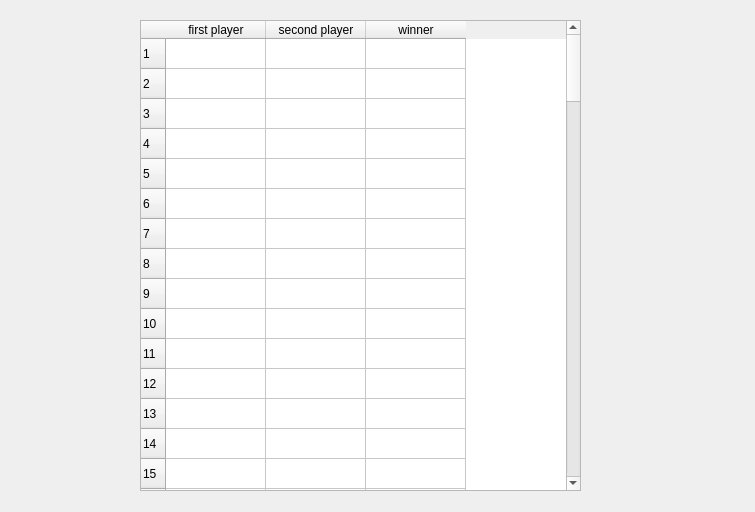
<?xml version="1.0" encoding="UTF-8"?>
<ui version="4.0">
 <class>GameHistoryDialog</class>
 <widget class="QDialog" name="GameHistoryDialog">
  <property name="geometry">
   <rect>
    <x>0</x>
    <y>0</y>
    <width>755</width>
    <height>512</height>
   </rect>
  </property>
  <property name="windowTitle">
   <string>Game history</string>
  </property>
  <widget class="QTableWidget" name="tableWidget_history">
   <property name="geometry">
    <rect>
     <x>140</x>
     <y>20</y>
     <width>441</width>
     <height>471</height>
    </rect>
   </property>
   <property name="editTriggers">
    <set>QAbstractItemView::NoEditTriggers</set>
   </property>
   <property name="selectionBehavior">
    <enum>QAbstractItemView::SelectRows</enum>
   </property>
   <property name="rowCount">
    <number>100</number>
   </property>
   <property name="columnCount">
    <number>3</number>
   </property>
   <attribute name="horizontalHeaderVisible">
    <bool>true</bool>
   </attribute>
   <attribute name="horizontalHeaderCascadingSectionResizes">
    <bool>false</bool>
   </attribute>
   <row/>
   <row/>
   <row/>
   <row/>
   <row/>
   <row/>
   <row/>
   <row/>
   <row/>
   <row/>
   <row/>
   <row/>
   <row/>
   <row/>
   <row/>
   <row/>
   <row/>
   <row/>
   <row/>
   <row/>
   <row/>
   <row/>
   <row/>
   <row/>
   <row/>
   <row/>
   <row/>
   <row/>
   <row/>
   <row/>
   <row/>
   <row/>
   <row/>
   <row/>
   <row/>
   <row/>
   <row/>
   <row/>
   <row/>
   <row/>
   <row/>
   <row/>
   <row/>
   <row/>
   <row/>
   <row/>
   <row/>
   <row/>
   <row/>
   <row/>
   <row/>
   <row/>
   <row/>
   <row/>
   <row/>
   <row/>
   <row/>
   <row/>
   <row/>
   <row/>
   <row/>
   <row/>
   <row/>
   <row/>
   <row/>
   <row/>
   <row/>
   <row/>
   <row/>
   <row/>
   <row/>
   <row/>
   <row/>
   <row/>
   <row/>
   <row/>
   <row/>
   <row/>
   <row/>
   <row/>
   <row/>
   <row/>
   <row/>
   <row/>
   <row/>
   <row/>
   <row/>
   <row/>
   <row/>
   <row/>
   <row/>
   <row/>
   <row/>
   <row/>
   <row/>
   <row/>
   <row/>
   <row/>
   <row/>
   <row/>
   <column>
    <property name="text">
     <string>first player</string>
    </property>
   </column>
   <column>
    <property name="text">
     <string>second player</string>
    </property>
   </column>
   <column>
    <property name="text">
     <string>winner</string>
    </property>
   </column>
  </widget>
 </widget>
 <resources/>
 <connections/>
</ui>
